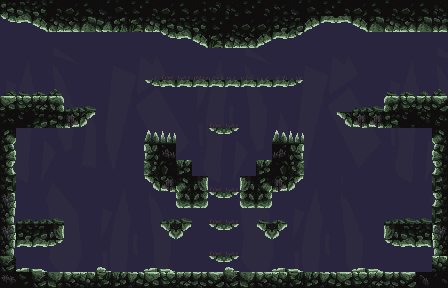

Below is a game level as drawn by its tile map, then a one-line description and the .tmx file that defines it, in full:
An orthogonal 28x18 tile map with 16x16 px tiles, 3 tile layers (bg, tle, deccc), 2 tilesets.

<map version="1.4" tiledversion="1.4.3" orientation="orthogonal" renderorder="right-down" width="28" height="18" tilewidth="16" tileheight="16" infinite="0" nextlayerid="5" nextobjectid="1">
 <editorsettings>
  <export target="BinningGame/app/public/game/maps/final_maps/level5/level07.csv" format="csv" />
 </editorsettings>
 <tileset firstgid="1" source="main tiles.tsx" />
 <tileset firstgid="7057" source="background.tsx" />
 <layer id="2" name="bg" width="28" height="18">
  <data encoding="csv">
7249,7250,7251,7252,7253,7254,7255,7256,7249,7250,7251,7252,7253,7254,7255,7256,7257,7258,7259,7260,7250,7251,7252,7253,7254,7255,7256,7257,
7261,7262,7263,7264,7265,7266,7267,7268,7261,7262,7263,7264,7265,7266,7267,7268,7269,7270,7271,7272,7262,7263,7264,7265,7266,7267,7268,7269,
7057,7058,7059,7060,7061,7062,7063,7064,7065,7066,7067,7068,7057,7058,7059,7060,7061,7062,7063,7064,7065,7066,7067,7068,7057,7058,7059,7060,
7069,7070,7071,7072,7073,7074,7075,7076,7077,7078,7079,7080,7069,7070,7071,7072,7073,7074,7075,7076,7077,7078,7079,7080,7069,7070,7071,7072,
7081,7082,7083,7084,7085,7086,7087,7088,7089,7090,7091,7092,7081,7082,7083,7084,7085,7086,7087,7088,7089,7090,7091,7092,7081,7082,7083,7084,
7093,7094,7095,7096,7097,7098,7099,7100,7101,7102,7103,7104,7093,7094,7095,7096,7097,7098,7099,7100,7101,7102,7103,7104,7093,7094,7095,7096,
7105,7106,7107,7108,7109,7110,7111,7112,7113,7114,7115,7116,7105,7106,7107,7108,7109,7110,7111,7112,7113,7114,7115,7116,7105,7106,7107,7108,
7117,7118,7119,7120,7121,7122,7123,7124,7125,7126,7127,7128,7117,7118,7119,7120,7121,7122,7123,7124,7125,7126,7127,7128,7117,7118,7119,7120,
7129,7130,7131,7132,7133,7134,7135,7136,7137,7138,7139,7140,7129,7130,7131,7132,7133,7134,7135,7136,7137,7138,7139,7140,7129,7130,7131,7132,
7141,7142,7143,7144,7145,7146,7147,7148,7149,7150,7151,7152,7141,7142,7143,7144,7145,7146,7147,7148,7149,7150,7151,7152,7141,7142,7143,7144,
7153,7154,7155,7156,7157,7158,7159,7160,7161,7162,7163,7164,7153,7154,7155,7156,7157,7158,7159,7160,7161,7162,7163,7164,7153,7154,7155,7156,
7165,7166,7167,7168,7169,7170,7171,7172,7173,7174,7175,7176,7165,7166,7167,7168,7169,7170,7171,7172,7173,7174,7175,7176,7165,7166,7167,7168,
7177,7178,7179,7180,7181,7182,7183,7184,7185,7186,7187,7188,7177,7178,7179,7180,7181,7182,7183,7184,7185,7186,7187,7188,7177,7178,7179,7180,
7189,7190,7191,7192,7193,7194,7195,7196,7197,7198,7199,7200,7189,7190,7191,7192,7193,7194,7195,7196,7197,7198,7199,7200,7189,7190,7191,7192,
7201,7202,7203,7204,7205,7206,7207,7208,7209,7210,7211,7212,7201,7202,7203,7204,7205,7206,7207,7208,7209,7210,7211,7212,7201,7202,7203,7204,
7213,7214,7215,7216,7217,7218,7219,7220,7221,7222,7223,7224,7213,7214,7215,7216,7217,7218,7219,7220,7221,7222,7223,7224,7213,7214,7215,7216,
7225,7226,7227,7228,7229,7230,7231,7232,7233,7234,7235,7236,7225,7226,7227,7228,7229,7230,7231,7232,7233,7234,7235,7236,7225,7226,7227,7228,
7237,7238,7239,7240,7241,7242,7243,7244,7245,7246,7247,7248,7237,7238,7239,7240,7241,7242,7243,7244,7245,7246,7247,7248,7237,7238,7239,7240
</data>
 </layer>
 <layer id="3" name="tle" width="28" height="18">
  <data encoding="csv">
6839,6840,6841,6575,6576,6577,6572,6573,6574,6575,6576,6577,6578,6567,6568,6569,6570,6571,6572,6573,6574,6575,6576,6577,6575,6576,6577,6568,
6923,6924,6925,6659,6660,6661,6656,6657,6658,6659,6839,6840,6841,6574,6575,6576,6576,6808,6809,6892,6893,6924,6925,6661,6659,6660,6661,6652,
0,0,0,0,0,0,0,0,0,0,6923,6924,6925,6658,6659,6660,6892,6893,6894,0,0,0,0,0,0,0,0,0,
0,0,0,0,0,0,0,0,0,0,0,0,0,0,0,0,0,0,0,0,0,0,0,0,0,0,0,0,
0,0,0,0,0,0,0,0,0,0,0,0,0,0,0,0,0,0,0,0,0,0,0,0,0,0,0,0,
0,0,0,0,0,0,0,0,0,6923,6924,6893,6893,6893,6893,6893,6893,6893,6894,0,0,0,0,0,0,0,0,0,
5146,5147,5148,5152,0,0,0,0,0,0,0,0,0,0,0,0,0,0,0,0,0,0,0,0,5137,5147,5149,5150,
5230,5231,6809,6810,5830,5831,0,0,0,0,0,0,0,0,0,0,0,0,0,0,0,5803,5804,5804,6666,5231,5233,5234,
5829,0,0,0,0,0,0,0,0,4829,4830,0,0,6923,6894,0,0,4829,4830,0,0,0,0,0,0,0,0,5805,
5913,0,0,0,0,0,0,0,0,5635,5636,0,0,0,0,0,0,5662,5663,0,0,0,0,0,0,0,0,5889,
5997,0,0,0,0,0,0,0,0,5719,5720,5144,0,0,0,0,5144,5746,5747,0,0,0,0,0,0,0,0,5973,
6081,0,0,0,0,0,0,0,0,5803,5804,5805,6580,0,0,6565,5829,5830,5831,0,0,0,0,0,0,0,0,6057,
6165,0,0,0,0,0,0,0,0,0,0,6649,6664,6923,6894,6649,6664,5914,0,0,0,0,0,0,0,0,0,5973,
6249,0,0,0,0,0,0,0,0,0,0,0,0,0,0,0,0,0,0,0,0,0,0,0,0,0,0,6057,
6165,6808,6809,6580,0,0,0,0,0,0,6837,6812,0,6923,6894,0,6837,6812,0,0,0,0,0,0,6565,6840,6841,6141,
6249,6893,6893,6894,0,0,0,0,0,0,0,0,0,0,0,0,0,0,0,0,0,0,0,0,6923,6924,6924,6225,
5139,0,0,0,0,0,0,0,0,0,0,0,0,6923,6894,0,0,0,0,0,0,0,0,0,0,0,0,5142,
5223,5224,5139,5140,5141,5142,5143,5144,5145,5146,5147,5148,5149,5150,5139,5140,5141,5142,5143,5144,5145,5146,5147,5148,5149,5150,5225,5226
</data>
 </layer>
 <layer id="4" name="deccc" width="28" height="18">
  <data encoding="csv">
0,0,0,0,0,0,0,0,0,0,0,0,0,0,0,0,0,0,0,0,0,0,0,0,0,0,0,0,
0,0,0,0,0,0,0,0,0,0,0,0,0,0,0,0,0,0,0,0,0,0,0,0,0,0,0,0,
0,0,0,0,0,0,0,0,0,0,0,0,0,0,0,0,0,0,0,0,0,0,0,0,0,0,0,0,
0,0,0,0,0,0,0,0,0,0,0,0,0,0,0,0,0,0,0,0,0,0,0,0,0,0,0,0,
0,0,0,0,0,0,0,0,0,5475,5476,5477,5478,5479,5480,5481,5482,5483,5484,0,0,0,0,0,0,0,0,0,
4889,4894,4895,4891,0,0,0,0,0,0,0,0,0,0,0,0,0,0,0,0,0,0,0,0,4894,4895,4890,4891,
0,0,0,0,4897,4898,0,0,0,0,0,0,0,0,0,0,0,0,0,0,0,0,4897,4898,0,0,0,0,
0,0,0,0,0,0,0,0,0,0,0,0,0,5476,5477,0,0,0,0,0,0,0,0,0,0,0,0,0,
0,0,0,0,0,0,0,0,0,0,0,0,0,0,0,0,0,0,0,0,0,0,0,0,0,0,0,0,
0,0,0,0,0,0,0,0,0,0,0,0,0,0,0,0,0,0,0,0,0,0,0,0,0,0,0,0,
0,0,0,0,0,0,0,0,0,0,0,0,0,0,0,0,0,0,0,0,0,0,0,0,0,0,0,0,
0,0,0,0,0,0,0,0,0,0,0,0,0,5476,5477,0,0,0,0,0,0,0,0,0,0,0,0,0,
0,0,0,0,0,0,0,0,0,0,0,0,0,0,0,0,0,0,0,0,0,0,0,0,0,0,0,0,
0,4897,4897,4898,0,0,0,0,0,0,4897,4898,0,5476,5477,0,4894,4895,0,0,0,0,0,0,4897,4898,4898,0,
0,0,0,0,0,0,0,0,0,0,0,0,0,0,0,0,0,0,0,0,0,0,0,0,0,0,0,0,
0,0,0,0,0,0,0,0,0,0,0,0,0,5476,5477,0,0,0,0,0,0,0,0,0,0,0,0,0,
0,5055,5056,5057,5058,0,5060,5061,5062,5055,5056,5057,5058,0,5060,5061,5062,5055,5056,5057,5058,0,5055,5056,5057,5058,0,0,
0,0,0,0,0,0,0,0,0,0,0,0,0,0,0,0,0,0,0,0,0,0,0,0,0,0,0,0
</data>
 </layer>
</map>
